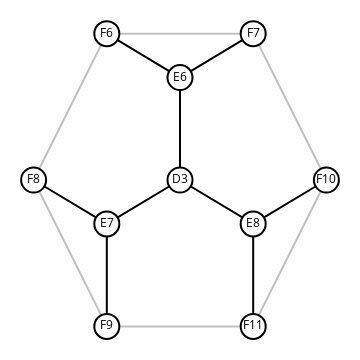

Notebook code cell kept with this figure:
### Markdown cell above
Quinto grafo:

### Code cell
g5 = load_graph('power-5.gml')

show_graph(g5)

### Figure 1 — Plotly figure (JSON) as saved in the notebook; plotly's stock layout.template omitted (floating-point values rounded to 4 significant figures)
{"data": [{"hoverinfo": "none", "line": {"color": "rgb(192, 192, 192)", "width": 2}, "mode": "lines", "x": [0.25, 0.75, null, 0.25, 0, null, 0.75, 1, null, 0, 0.25, null, 0.25, 0.75, null, 1, 0.75, null], "y": [1, 1, null, 1, 0.5, null, 1, 0.5, null, 0.5, 0, null, 0, 0, null, 0.5, 0, null]}, {"hoverinfo": "none", "line": {"color": "rgb(0, 0, 0)", "width": 2}, "mode": "lines", "x": [0.5, 0.5, null, 0.5, 0.25, null, 0.5, 0.75, null, 0.5, 0.25, null, 0.5, 0.75, null, 0.25, 0, null, 0.25, 0.25, null, 0.75, 0.75, null, 0.75, 1, null], "y": [0.5, 0.85, null, 0.5, 0.35, null, 0.5, 0.35, null, 0.85, 1, null, 0.85, 1, null, 0.35, 0.5, null, 0.35, 0, null, 0.35, 0, null, 0.35, 0.5, null]}, {"hoverinfo": "none", "marker": {"color": "rgb(255, 255, 255)", "line": {"color": "rgb(0, 0, 0)", "width": 2}, "size": 25}, "mode": "markers+text", "text": ["D3", "E6", "E7", "E8", "F6", "F7", "F8", "F9", "F10", "F11"], "textfont": {"color": "rgb(0, 0, 0)"}, "textposition": "middle center", "x": [0.5, 0.5, 0.25, 0.75, 0.25, 0.75, 0, 0.25, 1, 0.75], "y": [0.5, 0.85, 0.35, 0.35, 1, 1, 0.5, 0, 0.5, 0]}], "layout": {"height": 360, "margin": {"b": 0, "l": 0, "r": 0, "t": 0}, "showlegend": false, "width": 360, "xaxis": {"showgrid": false, "showticklabels": false, "zeroline": false}, "yaxis": {"showgrid": false, "showticklabels": false, "zeroline": false}}}
